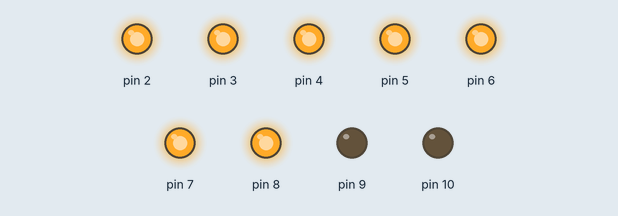
A sketch run on a simulated Arduino Uno, built with avr-gcc and run on an emulated ATmega328P. Parts: output pins drawn as LEDs (lit = HIGH). Random numbers use the default seed unless the sketch sets one.

Above: at 1.87 s.
At 8.72 s:
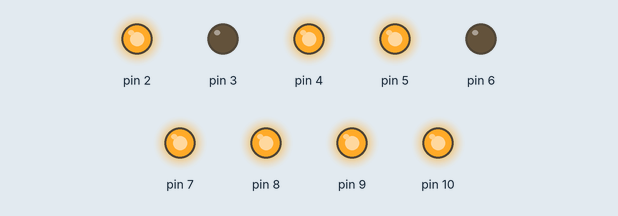
At 13.26 s:
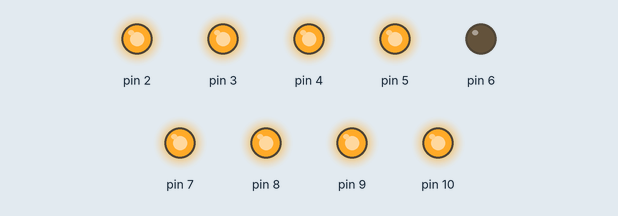
At 20.54 s:
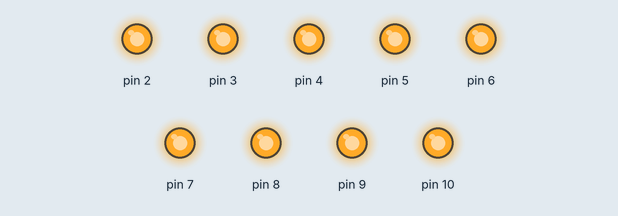
At 30.76 s:
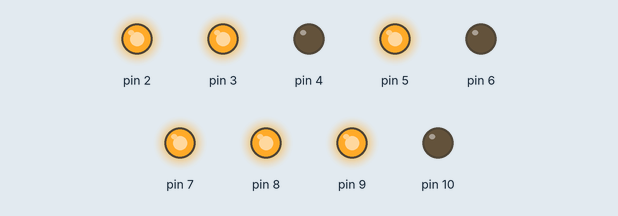
At 38.41 s:
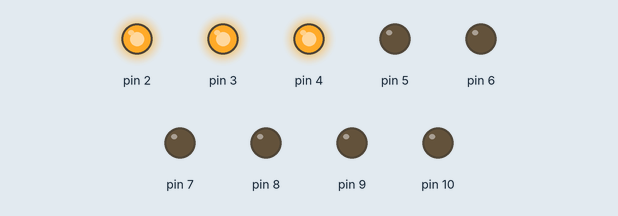
Timing chart, 0 to 40.0 s (numbered marks = the images above):
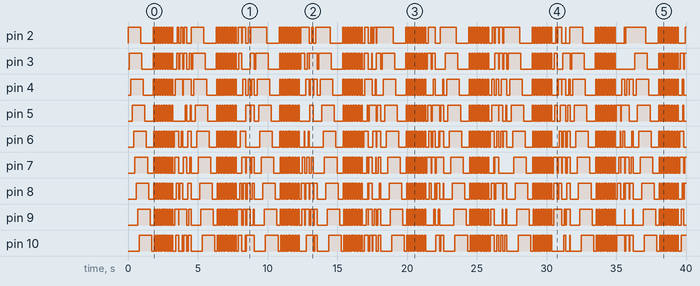

Measured:
- by itself, pin 2: LOW → HIGH at 0.00 s, → LOW 0.90 s later, → HIGH 0.90 s later, → LOW 0.09 s later, … (201 changes in this stretch)
- by itself, pin 3: LOW → HIGH at 0.10 s, → LOW 0.90 s later, → HIGH 0.81 s later, → LOW 0.09 s later, … (203 changes in this stretch)
- by itself, pin 4: LOW → HIGH at 0.20 s, → LOW 0.90 s later, → HIGH 0.72 s later, → LOW 0.09 s later, … (208 changes in this stretch)
- by itself, pin 5: LOW → HIGH at 0.30 s, → LOW 0.90 s later, → HIGH 0.63 s later, → LOW 0.09 s later, … (202 changes in this stretch)
- by itself, pin 6: LOW → HIGH at 0.40 s, → LOW 0.90 s later, → HIGH 0.54 s later, → LOW 0.09 s later, … (210 changes in this stretch)
- by itself, pin 7: LOW → HIGH at 0.50 s, → LOW 0.90 s later, → HIGH 0.45 s later, → LOW 0.09 s later, … (217 changes in this stretch)
- by itself, pin 8: LOW → HIGH at 0.60 s, → LOW 0.90 s later, → HIGH 0.36 s later, → LOW 0.09 s later, … (221 changes in this stretch)
- by itself, pin 9: LOW → HIGH at 0.70 s, → LOW 0.90 s later, → HIGH 0.27 s later, → LOW 0.09 s later, … (214 changes in this stretch)

The sketch:

light_party_show.ino
```cpp
void setup() {
  pinMode(2, OUTPUT);
  pinMode(3, OUTPUT);
  pinMode(4, OUTPUT);
  pinMode(5, OUTPUT);
  pinMode(6, OUTPUT);
  pinMode(7, OUTPUT);
  pinMode(8, OUTPUT);
  pinMode(9, OUTPUT);
  pinMode(10, OUTPUT);
}

void loop() {
  for (int pin = 2; pin <= 10; pin++) {
    digitalWrite(pin, HIGH);
    delay(100);
  }
  for (int pin = 2; pin <= 10; pin++) {
    digitalWrite(pin, LOW);
    delay(100);
  }
  for (int i = 0; i < 4; i++) {
    for (int pin = 2; pin <= 10; pin++) {
      digitalWrite(pin, HIGH);
      delay(10);
    }
    for (int pin = 2; pin <= 10; pin++) {
      digitalWrite(pin, LOW);
      delay(10);
    }
  }
  for (int i = 0; i < 4; i++) {
    for (int pin = 2; pin <= 10; pin++) {
      digitalWrite(pin, HIGH);
    }
    delay(100);
    for (int pin = 2; pin <= 10; pin++) {
      digitalWrite(pin, LOW);
    }
    delay(100);
  }
  for (int i = 0; i < 4; i++) {
    for (int i = 0; i < 15; i++) {
      digitalWrite(random(2, 11), HIGH);
      delay(20);
    }
    for (int pin = 2; pin <= 10; pin++) {
      digitalWrite(pin, LOW);\
    }
  }

}
```
